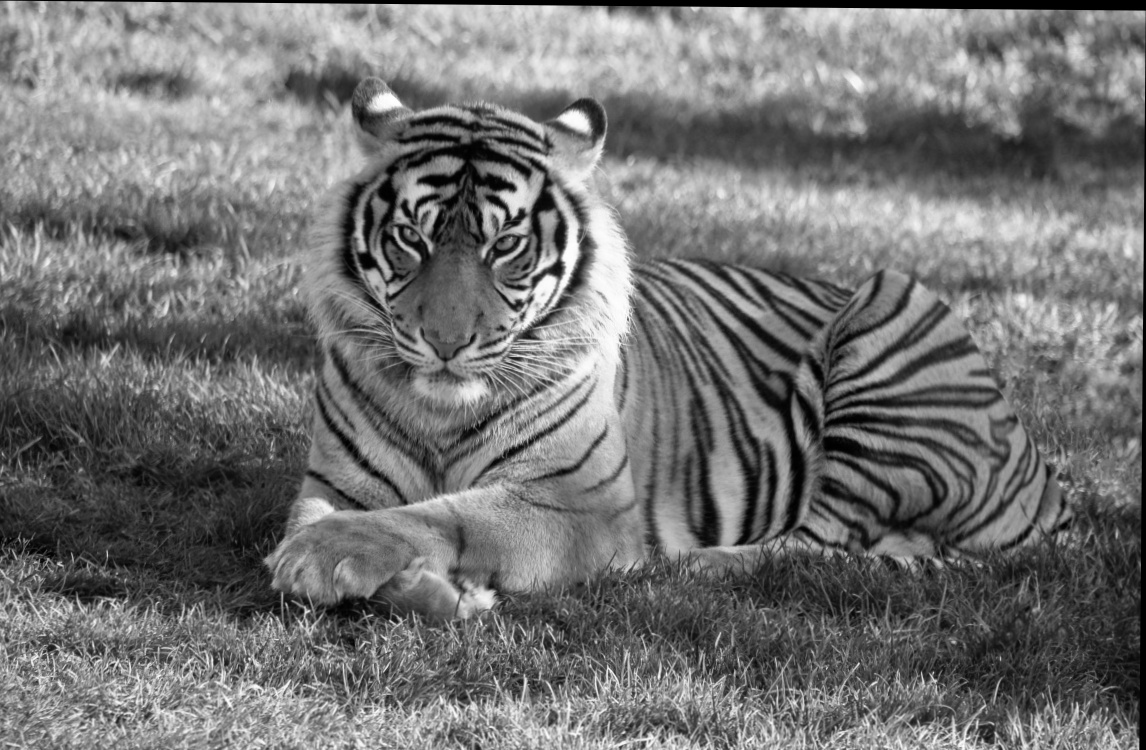
#> input picture output/imRigidA2.jpg, 1146 x 750 px, given in place of boxMan.jpg, which was not available
$ python ex3_main.py   (older library calls are emulated)
#> lines starting #> are read from the running program, lines starting #| are printed output that depends on the picture; long printed decimals are rounded; pictures that were not available may be replaced by others from this repository, and a replacement may not be noted
### ex3_utils.py
from typing import List
import matplotlib.pyplot as plt
import numpy as np
import cv2
from numpy.linalg import LinAlgError


def myID() -> np.int:
    """
    Return my ID (not the friend's ID I copied from)
    :return: int
    """
    return 211551601


# ---------------------------------------------------------------------------
# ------------------------ Lucas Kanade optical flow ------------------------
# ---------------------------------------------------------------------------


def opticalFlow(im1: np.ndarray, im2: np.ndarray, step_size=10,
                win_size=5) -> (np.ndarray, np.ndarray):
    """
    Given two images, returns the Translation from im1 to im2
    :param im1: Image 1
    :param im2: Image 2
    :param step_size: The image sample size
    :param win_size: The optical flow window size (odd number)
    :return: Original points [[x,y]...], [[dU,dV]...] for each points
    """
    # create the returned arrays
    x_y = []
    u_v = []

    # Compute the gradients I_x and I_y
    ker = np.array([[-1, 0, 1]])
    Ix = cv2.filter2D(im2, -1, ker, borderType=cv2.BORDER_REPLICATE)
    Iy = cv2.filter2D(im2, -1, ker.T, borderType=cv2.BORDER_REPLICATE)
    It = im2 - im1

    w = win_size // 2
    for i in range(w, im1.shape[0] - w + 1, step_size):
        for j in range(w, im1.shape[1] - w + 1, step_size):
            # take the window
            Ix_cut = Ix[i - w:i + w, j - w:j + w].flatten()
            Iy_cut = Iy[i - w:i + w, j - w:j + w].flatten()
            It_cut = It[i - w:i + w, j - w:j + w].flatten()

            # calculate the matrix
            AtA = [[(Ix_cut * Ix_cut).sum(), (Ix_cut * Iy_cut).sum()],
                   [(Ix_cut * Iy_cut).sum(), (Iy_cut * Iy_cut).sum()]]

            # calculate the eigenvalues
            e1, e2 = np.linalg.eigvals(AtA)
            eig_max = max(e1, e2)
            eig_min = min(e1, e2)

            # check validity
            if eig_max / eig_min >= 100 or eig_min <= 1:
                continue

            # calculate v and u
            Atb = [[-(Ix_cut * It_cut).sum()], [-(Iy_cut * It_cut).sum()]]
            u, v = np.linalg.inv(AtA) @ Atb
            x_y.append([j, i])
            u_v.append([u[0], v[0]])

    return np.array(x_y), np.array(u_v)


def check(p, points):
    """
    this function checks if a given point is in an array of arrays
    :param p: given point
    :param points: array of arrays
    :return: True if inside, else False
    """
    for i in points:
        if np.array_equal(p, i):
            return True
    return False


def opticalFlowPyrLK(img1: np.ndarray, img2: np.ndarray, k: int,
                     stepSize: int, winSize: int) -> np.ndarray:
    """
    :param img1: First image
    :param img2: Second image
    :param k: Pyramid depth
    :param stepSize: The image sample size
    :param winSize: The optical flow window size (odd number)
    :return: A 3d array, with a shape of (m, n, 2),
    where the first channel holds U, and the second V.
    """
    # create pyramids for both images
    im1_pyrs = gaussianPyr(img1, k)
    im1_pyrs.reverse()
    im2_pyrs = gaussianPyr(img2, k)
    im2_pyrs.reverse()

    # use the LK algorithm on the smallest image
    points, vectors = opticalFlow(im1_pyrs[0], im2_pyrs[0], step_size=stepSize, win_size=winSize)
    points = list(points)
    vectors = list(vectors)

    # multiply the points and vectors by two in order to "expand" the image
    for i in range(1, len(im2_pyrs)):
        for j in range(len(points)):
            for k in range(len(points[j])):
                points[j][k] *= 2
            for k in range(len(vectors[j])):
                vectors[j][k] *= 2

        # for each image calculate the optical flow
        points_i, vectors_i = opticalFlow(im1_pyrs[i], im2_pyrs[i], step_size=stepSize, win_size=winSize)
        points_i = list(points_i)
        vectors_i = list(vectors_i)

        # update the points and vectors
        for t in range(len(points_i)):
            # if the point does not exist, create it
            if not check(list(points_i[t]), points):
                points.append(points_i[t])
                vectors.append(vectors_i[t])
            # else just add the previous to the current vector
            else:
                vectors[points.index(points_i[t])] += vectors_i[t]

    return np.array((np.array(vectors), np.array(points), 2))


# [280 lines left out: functions opticalFlowPyrLK_display, findTranslationLK, findRigidLK, findTranslationCorr, findRigidCorr, find_ang and 1 more, not called in this run]


# ---------------------------------------------------------------------------
# --------------------- Gaussian and Laplacian Pyramids ---------------------
# ---------------------------------------------------------------------------


def gaussianPyr(img: np.ndarray, levels: int = 4) -> List[np.ndarray]:
    """
    Creates a Gaussian Pyramid
    :param img: Original image
    :param levels: Pyramid depth
    :return: Gaussian pyramid (list of images)
    """
    # create array to return
    pyrs = [img]
    # get the gaussian kernel
    k_size = 5
    sigma = 0.3 * ((k_size - 1) * 0.5 - 1) + 0.8
    gauss_ker = cv2.getGaussianKernel(k_size, sigma)
    gauss_ker = np.dot(gauss_ker, gauss_ker.T)

    # for each image blur and then decrease the rows and columns by 2
    for i in range(1, levels):
        img = cv2.filter2D(img, -1, gauss_ker, borderType=cv2.BORDER_REPLICATE)
        img = img[::2, ::2]
        # add the result to the result array
        pyrs.append(img)

    return pyrs


# [101 lines left out: functions expand, laplaceianReduce, laplaceianExpand, pyrBlend, not called in this run]

### ex3_main.py
import cv2
import matplotlib.pyplot as plt
import numpy as np

from ex3_utils import *
import time
import warnings
warnings.filterwarnings('ignore')


def MSE(a: np.ndarray, b: np.ndarray) -> float:
    return np.square(a - b).mean()

# ---------------------------------------------------------------------------
# ------------------------ Lucas Kanade optical flow ------------------------
# ---------------------------------------------------------------------------


def lkDemo(img_path):
    print("LK Demo")
    img_1 = cv2.cvtColor(cv2.imread(img_path), cv2.COLOR_BGR2GRAY)
    # img_1 = cv2.cvtColor(cv2.imread(img_path), cv2.COLOR_BGR2RGB)
    img_1 = cv2.resize(img_1, (0, 0), fx=.5, fy=0.5)
    t = np.array([[1, 0, -.2],
                  [0, 1, -.1],
                  [0, 0, 1]], dtype=np.float)
    img_2 = cv2.warpPerspective(img_1, t, (img_1.shape[1], img_1.shape[0]))
    st = time.time()
    pts, uv = opticalFlow(img_1.astype(np.float), img_2.astype(np.float), step_size=20, win_size=5)
    et = time.time()

    print("Time: {:.4f}".format(et - st))
    print(np.median(uv, 0))
    print(np.mean(uv, 0))

    displayOpticalFlow(img_2, pts, uv)


def hierarchicalkDemo(img_path):
    """
    ADD TEST
    :param img_path: Image input
    :return:
    """
    print("hierarchical Demo")
    img_1 = cv2.cvtColor(cv2.imread(img_path), cv2.COLOR_BGR2GRAY)
    # img_1 = cv2.cvtColor(cv2.imread(img_path), cv2.COLOR_BGR2RGB)
    img_1 = cv2.resize(img_1, (0, 0), fx=.5, fy=0.5)
    t = np.array([[1, 0, 3],
                  [0, 1, -5],
                  [0, 0, 1]], dtype=np.float)
    img_2 = cv2.warpPerspective(img_1, t, (img_1.shape[1], img_1.shape[0]))

    st = time.time()
    result = opticalFlowPyrLK(img_1.astype(np.float), img_2.astype(np.float), 4, stepSize=20, winSize=5)
    et = time.time()
    print("Time: {:.4f}".format(et - st))

    uv, pts = opticalFlowPyrLK_display(img_1.astype(np.float), img_2.astype(np.float), 4, stepSize=20, winSize=5)
    displayOpticalFlowh(img_1, pts, uv)


# [47 lines left out: functions lkDemot, hierarchicalkDemot, compareLK, not called in this run]


def displayOpticalFlow(img: np.ndarray, pts: np.ndarray, uvs: np.ndarray):
    plt.imshow(img, cmap='gray')
    plt.quiver(pts[:, 0], pts[:, 1], uvs[:, 0], uvs[:, 1], color='r')
    plt.suptitle('Optical Flow')
    plt.savefig("output/lucas-kanade")
    plt.show()


# [266 lines left out: functions displayOpticalFlowh, transLK, transCorr, rigidLK, rigidCorr, warpImage and 4 more, not called in this run]


def main():
    print("ID:", myID())

    img_path = 'input/boxMan.jpg'
    lkDemo(img_path)
#> in opticalFlow, `It = im2 - im1`:
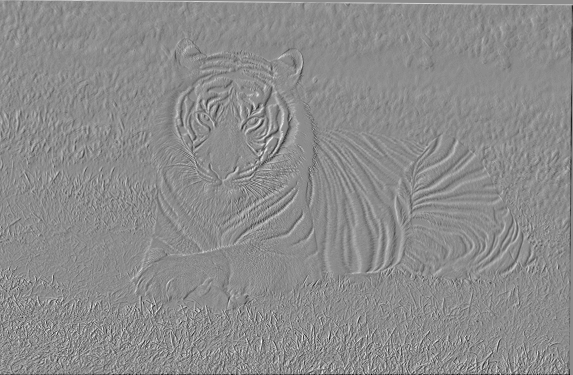
#> It: shape (375, 573) float64; min -38, max 31, mean 0; drawn with min black and max white
#> after the loop in opticalFlow, `for i in range(w, im1.shape[0] - w + 1, step_size):`: u_v = 511 pairs, first value -0.312 to 0.0412, second value -0.322 to 0.14; x_y = 511 pairs, first value 2 to 562, second value 2 to 362
#> in lkDemo, `pts, uv = opticalFlow(img_1.astype(np.float), img_2.astype(np.float), ..`: pts has the same summary as x_y in opticalFlow; uv has the same summary as u_v in opticalFlow
#| [-0.1177 -0.05428 ]
#| [-0.1193 -0.05481]
#> in displayOpticalFlow, `plt.savefig("output/lucas-kanade")`:
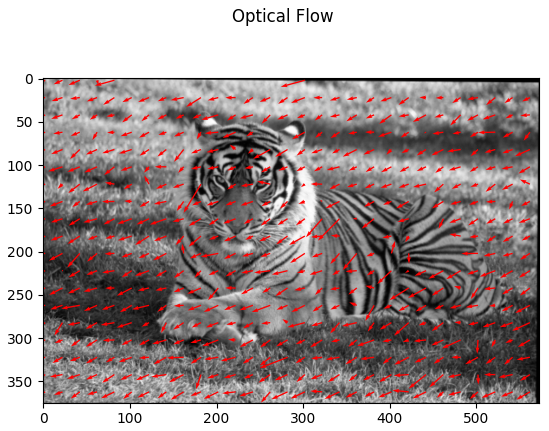
#> figure drawn by matplotlib, 1 panel
    print("\n")

    hierarchicalkDemo(img_path)
#> in hierarchicalkDemo, `img_2 = cv2.warpPerspective(img_1, t, (img_1.shape[1], img_1.shape[0]))`:
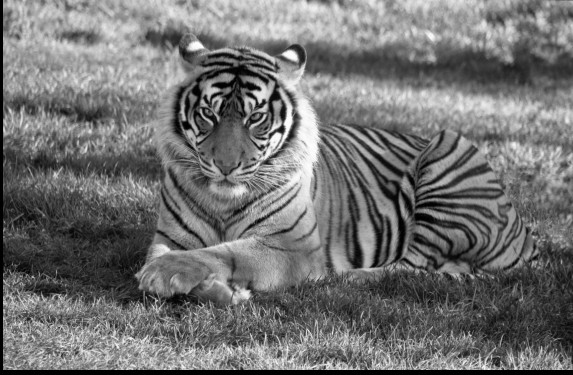
#> img_2: shape (375, 573); min 0, max 255, mean 113.8
#> after the loop in gaussianPyr, `for i in range(1, levels):`: pyrs = 4 items
#> call 2 of gaussianPyr, with levels = 4
#> after the loop in gaussianPyr (call 2), `for i in range(1, levels):`:
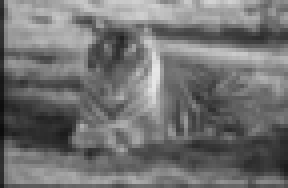
#> img: shape (47, 72) float64 (shown 4 times larger); min 12.35, max 230.8, mean 114.2
#> in opticalFlowPyrLK, `points, vectors = opticalFlow(im1_pyrs[0], im2_pyrs[0], step_size=step..`: points = [[2, 2], [22, 2], [42, 2], [62, 2], [2, 22], [22, 22], [42, 22], [62, 22], [2, 42], [22, 42], [42, 42], [62, 42]]; vectors = [[0.468, 0.266], [1.42, -0.0665], [-0.651, -1.56], [0.825, 0.398], [0.503, -0.521], [0.33, -0.185], [0.177, -0.234], [0.24, -0.347], [0.596, -0.55], [0.35, -0.302], [0.0143, -0.383], [0.132, -0.325]]
#> the loop in opticalFlowPyrLK, `for i in range(1, len(im2_pyrs)):` made 3 passes
#> pass 1, in opticalFlow (call 3), `Iy = cv2.filter2D(im2, -1, ker.T, borderType=cv2.BORDER_REPLICATE)`:
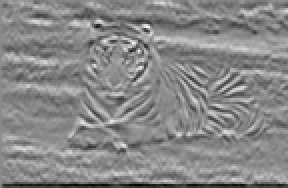
#> Iy: shape (94, 144) float64 (shown 2 times larger); min -162.6, max 136.2, mean -3.2; drawn with min black and max white
#> pass 1, in opticalFlow (call 3), `It = im2 - im1`:
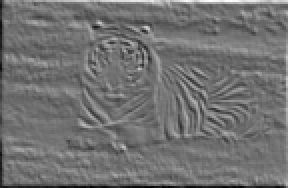
#> It: shape (94, 144) float64 (shown 2 times larger); min -166.1, max 204.2, mean -0.6; drawn with min black and max white
#> pass 2, in opticalFlow (call 4), `Ix = cv2.filter2D(im2, -1, ker, borderType=cv2.BORDER_REPLICATE)`:
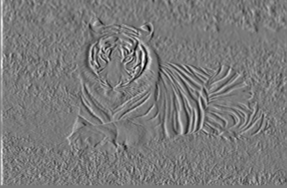
#> Ix: shape (188, 287) float64; min -177.4, max 193.7, mean 0.7; drawn with min black and max white
#> after the loop in opticalFlowPyrLK, `for i in range(1, len(im2_pyrs)):`: points = 726 pairs, first value 2 to 568, second value 2 to 364; vectors = 726 pairs, first value -29.39 to 18.34, second value -13.25 to 20.12
    print("\n")

    compareLK(img_path)
    print("\n")

    imageWarpingDemo()
    print("\n")

    pyrGaussianDemo('input/pyr_bit.jpg')
    print("\n")

    pyrLaplacianDemo('input/pyr_bit.jpg')
    print("\n")

    blendDemo()
    print("\n")


if __name__ == '__main__':
#> (the run stopped early here; a loop or call above may not have finished)

$ run again, on output/imTransA2.jpg
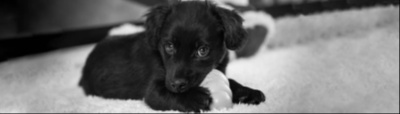
#> input picture output/imTransA2.jpg, 400 x 114 px, given in place of boxMan.jpg, which was not available
#> after the loop in opticalFlow, `for i in range(w, im1.shape[0] - w + 1, step_size):`: u_v = 28 pairs, first value -0.178 to 0, second value -0.104 to 0.123; x_y = 28 pairs, first value 2 to 182, second value 2 to 42
#> pts has the same summary as x_y in opticalFlow; uv has the same summary as u_v in opticalFlow
#| [-0.1243 -0.05134]
#| [-0.1048 -0.03831]
#> in displayOpticalFlow, `plt.savefig("output/lucas-kanade")`:
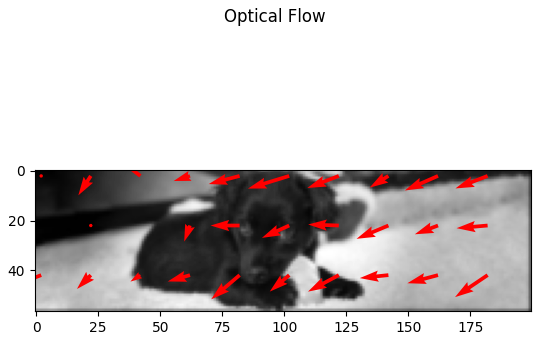
#> figure drawn by matplotlib, 1 panel
#> after the loop in gaussianPyr, `for i in range(1, levels):`: pyrs = 4 items
#> in opticalFlowPyrLK, `points, vectors = opticalFlow(im1_pyrs[0], im2_pyrs[0], step_size=step..`: points = [[2, 2], [22, 2]]; vectors = [[0.169, -0.314], [-1.52, -0.252]]
#> the loop in opticalFlowPyrLK, `for i in range(1, len(im2_pyrs)):` made 3 passes
#> (points_i, vectors_i) on pass 1: ([[2, 2], [22, 2], [42, 2]], [[0.318, -0.286], [0.0957, -0.381], [-0.556, -0.975]])
#> pass 3, in opticalFlow (call 5), `Ix = cv2.filter2D(im2, -1, ker, borderType=cv2.BORDER_REPLICATE)`:
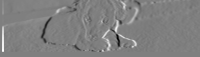
#> Ix: shape (57, 200) float64; min -206, max 206, mean 1.5; drawn with min black and max white
#> after the loop in opticalFlowPyrLK, `for i in range(1, len(im2_pyrs)):`: points = 40 pairs, first value 2 to 182, second value 2 to 44; vectors = 40 pairs, first value -12.2 to 23.55, second value -4.46 to 10.02
